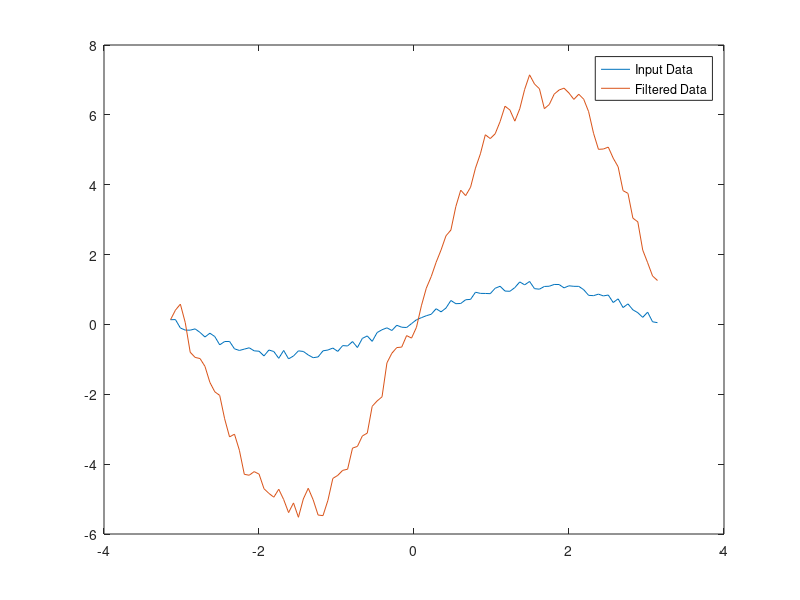

Write the MATLAB code that produced this figure.
t = linspace(-pi,pi,100);

x = sin(t) + 0.25*rand(size(t));
a = [1]
b=[1 2 3]
y = filter(b,a,x);

plot(t,x)
hold on
plot(t,y)
legend('Input Data','Filtered Data')